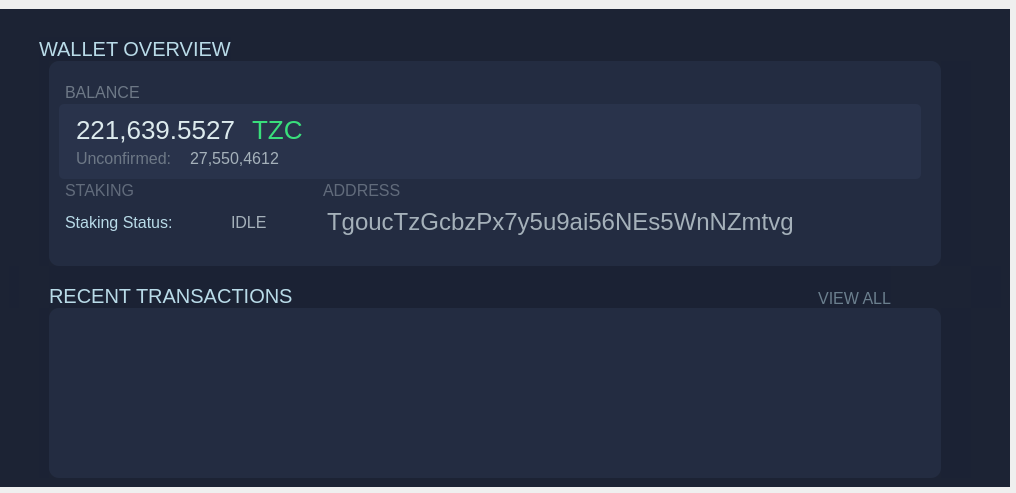
<?xml version="1.0" encoding="UTF-8"?>
<ui version="4.0">
 <class>OverviewPage</class>
 <widget class="QWidget" name="OverviewPage">
  <property name="enabled">
   <bool>true</bool>
  </property>
  <property name="geometry">
   <rect>
    <x>0</x>
    <y>0</y>
    <width>1016</width>
    <height>493</height>
   </rect>
  </property>
  <property name="windowTitle">
   <string>Form</string>
  </property>
  <property name="autoFillBackground">
   <bool>false</bool>
  </property>
  <property name="styleSheet">
   <string notr="true"/>
  </property>
  <layout class="QGridLayout" name="gridLayout">
   <property name="leftMargin">
    <number>0</number>
   </property>
   <property name="topMargin">
    <number>9</number>
   </property>
   <property name="rightMargin">
    <number>6</number>
   </property>
   <property name="bottomMargin">
    <number>6</number>
   </property>
   <item row="0" column="0">
    <layout class="QHBoxLayout" name="horizontalLayout" stretch="0">
     <property name="spacing">
      <number>0</number>
     </property>
     <property name="rightMargin">
      <number>0</number>
     </property>
     <item>
      <widget class="QWidget" name="widget_2" native="true">
       <property name="styleSheet">
        <string notr="true">background-color:#1c2334;
</string>
       </property>
       <layout class="QGridLayout" name="gridLayout_6">
        <item row="0" column="0">
         <layout class="QVBoxLayout" name="verticalLayout_2" stretch="1,3,1,4">
          <property name="spacing">
           <number>0</number>
          </property>
          <item>
           <layout class="QVBoxLayout" name="WALLET_TITLE">
            <property name="spacing">
             <number>0</number>
            </property>
            <property name="sizeConstraint">
             <enum>QLayout::SetDefaultConstraint</enum>
            </property>
            <property name="bottomMargin">
             <number>0</number>
            </property>
            <item>
             <layout class="QHBoxLayout" name="WalletTitle" stretch="0,0,0,0">
              <property name="spacing">
               <number>0</number>
              </property>
              <item>
               <spacer name="horizontalSpacer_12">
                <property name="orientation">
                 <enum>Qt::Horizontal</enum>
                </property>
                <property name="sizeType">
                 <enum>QSizePolicy::Fixed</enum>
                </property>
                <property name="sizeHint" stdset="0">
                 <size>
                  <width>30</width>
                  <height>20</height>
                 </size>
                </property>
               </spacer>
              </item>
              <item alignment="Qt::AlignBottom">
               <widget class="QLabel" name="label">
                <property name="sizePolicy">
                 <sizepolicy hsizetype="Preferred" vsizetype="Preferred">
                  <horstretch>0</horstretch>
                  <verstretch>0</verstretch>
                 </sizepolicy>
                </property>
                <property name="minimumSize">
                 <size>
                  <width>0</width>
                  <height>0</height>
                 </size>
                </property>
                <property name="maximumSize">
                 <size>
                  <width>16777215</width>
                  <height>16777215</height>
                 </size>
                </property>
                <property name="styleSheet">
                 <string notr="true">color:#b9dbe8;
background-color:#1b2234;
font-size: 20px;

</string>
                </property>
                <property name="text">
                 <string>WALLET OVERVIEW</string>
                </property>
                <property name="alignment">
                 <set>Qt::AlignBottom|Qt::AlignLeading|Qt::AlignLeft</set>
                </property>
                <property name="margin">
                 <number>15</number>
                </property>
               </widget>
              </item>
              <item>
               <spacer name="horizontalSpacer_9">
                <property name="orientation">
                 <enum>Qt::Horizontal</enum>
                </property>
                <property name="sizeHint" stdset="0">
                 <size>
                  <width>40</width>
                  <height>20</height>
                 </size>
                </property>
               </spacer>
              </item>
              <item>
               <widget class="QLabel" name="labelWalletStatus">
                <property name="text">
                 <string/>
                </property>
               </widget>
              </item>
             </layout>
            </item>
           </layout>
          </item>
          <item>
           <layout class="QVBoxLayout" name="BALANCE_CONTENT">
            <property name="spacing">
             <number>0</number>
            </property>
            <item>
             <layout class="QHBoxLayout" name="horizontalLayout_2">
              <property name="spacing">
               <number>0</number>
              </property>
              <property name="leftMargin">
               <number>30</number>
              </property>
              <property name="topMargin">
               <number>0</number>
              </property>
              <property name="rightMargin">
               <number>30</number>
              </property>
              <item>
               <widget class="QLabel" name="label_2">
                <property name="minimumSize">
                 <size>
                  <width>10</width>
                  <height>0</height>
                 </size>
                </property>
                <property name="maximumSize">
                 <size>
                  <width>10</width>
                  <height>16777215</height>
                 </size>
                </property>
                <property name="styleSheet">
                 <string notr="true">background-color:#1b2234;

</string>
                </property>
               </widget>
              </item>
              <item>
               <widget class="QWidget" name="widget_4" native="true">
                <property name="sizePolicy">
                 <sizepolicy hsizetype="Preferred" vsizetype="Preferred">
                  <horstretch>0</horstretch>
                  <verstretch>0</verstretch>
                 </sizepolicy>
                </property>
                <property name="maximumSize">
                 <size>
                  <width>16777215</width>
                  <height>250</height>
                 </size>
                </property>
                <property name="styleSheet">
                 <string notr="true">background:#232c41;
padding:2px;
border-radius:10px;
</string>
                </property>
                <layout class="QGridLayout" name="gridLayout_3">
                 <property name="leftMargin">
                  <number>10</number>
                 </property>
                 <property name="topMargin">
                  <number>20</number>
                 </property>
                 <property name="rightMargin">
                  <number>10</number>
                 </property>
                 <item row="0" column="0">
                  <layout class="QVBoxLayout" name="verticalLayout_3" stretch="1,3,1,1,0">
                   <property name="spacing">
                    <number>0</number>
                   </property>
                   <property name="sizeConstraint">
                    <enum>QLayout::SetNoConstraint</enum>
                   </property>
                   <item>
                    <layout class="QHBoxLayout" name="horizontalLayout_5">
                     <property name="spacing">
                      <number>0</number>
                     </property>
                     <item>
                      <widget class="QLabel" name="label_5">
                       <property name="styleSheet">
                        <string notr="true">color:#6d7886;
font-size:16px;</string>
                       </property>
                       <property name="text">
                        <string>BALANCE</string>
                       </property>
                      </widget>
                     </item>
                     <item>
                      <spacer name="horizontalSpacer">
                       <property name="orientation">
                        <enum>Qt::Horizontal</enum>
                       </property>
                       <property name="sizeHint" stdset="0">
                        <size>
                         <width>40</width>
                         <height>20</height>
                        </size>
                       </property>
                      </spacer>
                     </item>
                     <item>
                      <widget class="QLabel" name="labelAlerts">
                       <property name="styleSheet">
                        <string notr="true">color:red;</string>
                       </property>
                       <property name="text">
                        <string/>
                       </property>
                      </widget>
                     </item>
                    </layout>
                   </item>
                   <item>
                    <layout class="QHBoxLayout" name="horizontalLayout_6">
                     <property name="spacing">
                      <number>0</number>
                     </property>
                     <item>
                      <widget class="QWidget" name="widget_5" native="true">
                       <property name="sizePolicy">
                        <sizepolicy hsizetype="Preferred" vsizetype="Preferred">
                         <horstretch>0</horstretch>
                         <verstretch>0</verstretch>
                        </sizepolicy>
                       </property>
                       <property name="maximumSize">
                        <size>
                         <width>16777215</width>
                         <height>90</height>
                        </size>
                       </property>
                       <property name="sizeIncrement">
                        <size>
                         <width>0</width>
                         <height>0</height>
                        </size>
                       </property>
                       <property name="styleSheet">
                        <string notr="true">background:#29334b;
padding:2px;
border-radius:5px;
shadow:3px;</string>
                       </property>
                       <layout class="QGridLayout" name="gridLayout_2">
                        <item row="0" column="0">
                         <layout class="QVBoxLayout" name="verticalLayout_4">
                          <property name="spacing">
                           <number>0</number>
                          </property>
                          <item>
                           <layout class="QHBoxLayout" name="horizontalLayout_13">
                            <item>
                             <widget class="QLabel" name="labelTotal">
                              <property name="sizePolicy">
                               <sizepolicy hsizetype="Preferred" vsizetype="Preferred">
                                <horstretch>0</horstretch>
                                <verstretch>0</verstretch>
                               </sizepolicy>
                              </property>
                              <property name="minimumSize">
                               <size>
                                <width>0</width>
                                <height>0</height>
                               </size>
                              </property>
                              <property name="font">
                               <font>
                                <pointsize>-1</pointsize>
                               </font>
                              </property>
                              <property name="styleSheet">
                               <string notr="true">color:#dceaed;
font-size:26px;</string>
                              </property>
                              <property name="text">
                               <string>221,639.5527</string>
                              </property>
                              <property name="alignment">
                               <set>Qt::AlignLeading|Qt::AlignLeft|Qt::AlignVCenter</set>
                              </property>
                             </widget>
                            </item>
                            <item>
                             <widget class="QLabel" name="label_9">
                              <property name="styleSheet">
                               <string notr="true">font-size:26px;
color:#39df7b;</string>
                              </property>
                              <property name="text">
                               <string>TZC</string>
                              </property>
                              <property name="alignment">
                               <set>Qt::AlignLeading|Qt::AlignLeft|Qt::AlignVCenter</set>
                              </property>
                             </widget>
                            </item>
                            <item>
                             <spacer name="horizontalSpacer_6">
                              <property name="orientation">
                               <enum>Qt::Horizontal</enum>
                              </property>
                              <property name="sizeHint" stdset="0">
                               <size>
                                <width>40</width>
                                <height>20</height>
                               </size>
                              </property>
                             </spacer>
                            </item>
                           </layout>
                          </item>
                          <item>
                           <layout class="QHBoxLayout" name="horizontalLayout_15">
                            <property name="spacing">
                             <number>6</number>
                            </property>
                            <property name="sizeConstraint">
                             <enum>QLayout::SetDefaultConstraint</enum>
                            </property>
                            <property name="topMargin">
                             <number>0</number>
                            </property>
                            <property name="bottomMargin">
                             <number>0</number>
                            </property>
                            <item>
                             <spacer name="horizontalSpacer_2">
                              <property name="orientation">
                               <enum>Qt::Horizontal</enum>
                              </property>
                              <property name="sizeType">
                               <enum>QSizePolicy::Fixed</enum>
                              </property>
                              <property name="sizeHint" stdset="0">
                               <size>
                                <width>2</width>
                                <height>20</height>
                               </size>
                              </property>
                             </spacer>
                            </item>
                            <item>
                             <widget class="QLabel" name="label_54">
                              <property name="styleSheet">
                               <string notr="true">color:#6d7886;
font-size:16px;</string>
                              </property>
                              <property name="text">
                               <string>Unconfirmed:</string>
                              </property>
                             </widget>
                            </item>
                            <item>
                             <widget class="QLabel" name="labelUnconfirmed">
                              <property name="styleSheet">
                               <string notr="true">color:#a5b1ba;
font-size:16px;</string>
                              </property>
                              <property name="text">
                               <string>27,550,4612</string>
                              </property>
                             </widget>
                            </item>
                            <item>
                             <spacer name="horizontalSpacer_8">
                              <property name="orientation">
                               <enum>Qt::Horizontal</enum>
                              </property>
                              <property name="sizeHint" stdset="0">
                               <size>
                                <width>40</width>
                                <height>20</height>
                               </size>
                              </property>
                             </spacer>
                            </item>
                           </layout>
                          </item>
                         </layout>
                        </item>
                       </layout>
                      </widget>
                     </item>
                     <item>
                      <spacer name="horizontalSpacer_3">
                       <property name="orientation">
                        <enum>Qt::Horizontal</enum>
                       </property>
                       <property name="sizeType">
                        <enum>QSizePolicy::Fixed</enum>
                       </property>
                       <property name="sizeHint" stdset="0">
                        <size>
                         <width>10</width>
                         <height>20</height>
                        </size>
                       </property>
                      </spacer>
                     </item>
                    </layout>
                   </item>
                   <item>
                    <layout class="QHBoxLayout" name="horizontalLayout_7" stretch="0">
                     <property name="spacing">
                      <number>6</number>
                     </property>
                     <property name="bottomMargin">
                      <number>0</number>
                     </property>
                     <item>
                      <layout class="QHBoxLayout" name="horizontalLayout_10">
                       <item>
                        <widget class="QLabel" name="label_17">
                         <property name="sizePolicy">
                          <sizepolicy hsizetype="Fixed" vsizetype="Preferred">
                           <horstretch>0</horstretch>
                           <verstretch>0</verstretch>
                          </sizepolicy>
                         </property>
                         <property name="minimumSize">
                          <size>
                           <width>252</width>
                           <height>0</height>
                          </size>
                         </property>
                         <property name="styleSheet">
                          <string notr="true">color:#616b7b;
font-size:16px;
</string>
                         </property>
                         <property name="text">
                          <string>STAKING</string>
                         </property>
                        </widget>
                       </item>
                       <item>
                        <widget class="QLabel" name="label_18">
                         <property name="styleSheet">
                          <string notr="true">color:#616b7b;
font-size:16px;</string>
                         </property>
                         <property name="text">
                          <string>ADDRESS</string>
                         </property>
                        </widget>
                       </item>
                      </layout>
                     </item>
                    </layout>
                   </item>
                   <item>
                    <layout class="QHBoxLayout" name="horizontalLayout_8">
                     <property name="spacing">
                      <number>0</number>
                     </property>
                     <item>
                      <layout class="QHBoxLayout" name="horizontalLayout_11">
                       <property name="spacing">
                        <number>5</number>
                       </property>
                       <item>
                        <widget class="QLabel" name="label_19">
                         <property name="sizePolicy">
                          <sizepolicy hsizetype="Fixed" vsizetype="Preferred">
                           <horstretch>0</horstretch>
                           <verstretch>0</verstretch>
                          </sizepolicy>
                         </property>
                         <property name="sizeIncrement">
                          <size>
                           <width>0</width>
                           <height>0</height>
                          </size>
                         </property>
                         <property name="baseSize">
                          <size>
                           <width>0</width>
                           <height>0</height>
                          </size>
                         </property>
                         <property name="styleSheet">
                          <string notr="true">color:#b9dbe8;
font-size:16px;</string>
                         </property>
                         <property name="text">
                          <string>Staking Status:</string>
                         </property>
                         <property name="alignment">
                          <set>Qt::AlignLeading|Qt::AlignLeft|Qt::AlignVCenter</set>
                         </property>
                        </widget>
                       </item>
                       <item>
                        <widget class="QPushButton" name="stakeingDot">
                         <property name="sizePolicy">
                          <sizepolicy hsizetype="Fixed" vsizetype="Fixed">
                           <horstretch>0</horstretch>
                           <verstretch>0</verstretch>
                          </sizepolicy>
                         </property>
                         <property name="styleSheet">
                          <string notr="true"/>
                         </property>
                         <property name="text">
                          <string/>
                         </property>
                        </widget>
                       </item>
                       <item>
                        <widget class="QLabel" name="labelStakingStatus">
                         <property name="sizePolicy">
                          <sizepolicy hsizetype="Fixed" vsizetype="Preferred">
                           <horstretch>0</horstretch>
                           <verstretch>0</verstretch>
                          </sizepolicy>
                         </property>
                         <property name="minimumSize">
                          <size>
                           <width>59</width>
                           <height>0</height>
                          </size>
                         </property>
                         <property name="styleSheet">
                          <string notr="true">color:#a5b1ba;
font-size: 16px;</string>
                         </property>
                         <property name="text">
                          <string>IDLE</string>
                         </property>
                         <property name="alignment">
                          <set>Qt::AlignLeading|Qt::AlignLeft|Qt::AlignVCenter</set>
                         </property>
                        </widget>
                       </item>
                       <item>
                        <spacer name="horizontalSpacer_10">
                         <property name="orientation">
                          <enum>Qt::Horizontal</enum>
                         </property>
                         <property name="sizeType">
                          <enum>QSizePolicy::Fixed</enum>
                         </property>
                         <property name="sizeHint" stdset="0">
                          <size>
                           <width>30</width>
                           <height>20</height>
                          </size>
                         </property>
                        </spacer>
                       </item>
                       <item>
                        <widget class="QLabel" name="labelAddressAccount">
                         <property name="font">
                          <font>
                           <pointsize>-1</pointsize>
                          </font>
                         </property>
                         <property name="styleSheet">
                          <string notr="true">color:#a5b1ba;
font-size:24px;</string>
                         </property>
                         <property name="text">
                          <string>TgoucTzGcbzPx7y5u9ai56NEs5WnNZmtvg</string>
                         </property>
                         <property name="alignment">
                          <set>Qt::AlignLeading|Qt::AlignLeft|Qt::AlignVCenter</set>
                         </property>
                        </widget>
                       </item>
                       <item>
                        <spacer name="horizontalSpacer_4">
                         <property name="orientation">
                          <enum>Qt::Horizontal</enum>
                         </property>
                         <property name="sizeType">
                          <enum>QSizePolicy::Fixed</enum>
                         </property>
                         <property name="sizeHint" stdset="0">
                          <size>
                           <width>10</width>
                           <height>20</height>
                          </size>
                         </property>
                        </spacer>
                       </item>
                       <item>
                        <widget class="QPushButton" name="btn_copyClipboard">
                         <property name="minimumSize">
                          <size>
                           <width>40</width>
                           <height>40</height>
                          </size>
                         </property>
                         <property name="styleSheet">
                          <string notr="true">QPushButton::pressed{
border:0px;
background-image:url(:/icons/copyclipboard_small);
title:none;
width:15px;height:18px;
background-repeat:no-repeat;
background-position: center;
outline: none;
  box-shadow: 0px 0px 0px 1px rgba(0, 0, 0, 0.1) inset,
  0px 1px 4px 0px rgba(0, 0, 0, 0.1) inset !important;
}
QPushButton{
border:0px;
background-image:url(:/icons/copyclipboard_small);
title:none;
width:15px;height:18px;
background-repeat:no-repeat;
background-position: center;
outline: none;
}

</string>
                         </property>
                         <property name="text">
                          <string/>
                         </property>
                        </widget>
                       </item>
                       <item>
                        <spacer name="horizontalSpacer_5">
                         <property name="orientation">
                          <enum>Qt::Horizontal</enum>
                         </property>
                         <property name="sizeType">
                          <enum>QSizePolicy::Fixed</enum>
                         </property>
                         <property name="sizeHint" stdset="0">
                          <size>
                           <width>5</width>
                           <height>20</height>
                          </size>
                         </property>
                        </spacer>
                       </item>
                       <item>
                        <widget class="QPushButton" name="btn_showQR">
                         <property name="minimumSize">
                          <size>
                           <width>40</width>
                           <height>40</height>
                          </size>
                         </property>
                         <property name="styleSheet">
                          <string notr="true">QPushButton::pressed{
border:0px;
background-image:url(:/icons/qr_green);
title:none;
width:15px;height:18px;
background-repeat:no-repeat;
background-position: center;
outline: none;
  box-shadow: 0px 0px 0px 1px rgba(0, 0, 0, 0.1) inset,
  0px 1px 4px 0px rgba(0, 0, 0, 0.1) inset !important;
}
QPushButton{
border:0px;
background-image:url(:/icons/qr_green);
title:none;
width:15px;height:18px;
background-repeat:no-repeat;
background-position: center;
outline: none;
}</string>
                         </property>
                         <property name="text">
                          <string/>
                         </property>
                        </widget>
                       </item>
                       <item>
                        <spacer name="horizontalSpacer_7">
                         <property name="orientation">
                          <enum>Qt::Horizontal</enum>
                         </property>
                         <property name="sizeType">
                          <enum>QSizePolicy::Fixed</enum>
                         </property>
                         <property name="sizeHint" stdset="0">
                          <size>
                           <width>20</width>
                           <height>20</height>
                          </size>
                         </property>
                        </spacer>
                       </item>
                      </layout>
                     </item>
                    </layout>
                   </item>
                   <item>
                    <spacer name="verticalSpacer">
                     <property name="orientation">
                      <enum>Qt::Vertical</enum>
                     </property>
                     <property name="sizeType">
                      <enum>QSizePolicy::Fixed</enum>
                     </property>
                     <property name="sizeHint" stdset="0">
                      <size>
                       <width>20</width>
                       <height>15</height>
                      </size>
                     </property>
                    </spacer>
                   </item>
                  </layout>
                 </item>
                </layout>
               </widget>
              </item>
              <item>
               <widget class="QLabel" name="label_4">
                <property name="minimumSize">
                 <size>
                  <width>30</width>
                  <height>0</height>
                 </size>
                </property>
                <property name="maximumSize">
                 <size>
                  <width>30</width>
                  <height>16777215</height>
                 </size>
                </property>
                <property name="styleSheet">
                 <string notr="true">background-color:#1b2234;

</string>
                </property>
               </widget>
              </item>
             </layout>
            </item>
           </layout>
          </item>
          <item>
           <layout class="QVBoxLayout" name="TRANSACTION_TITLE">
            <item>
             <layout class="QHBoxLayout" name="horizontalLayout_3" stretch="2,0,10,5,0,0,1">
              <property name="spacing">
               <number>0</number>
              </property>
              <item>
               <widget class="QLabel" name="label_6">
                <property name="maximumSize">
                 <size>
                  <width>10</width>
                  <height>16777215</height>
                 </size>
                </property>
                <property name="styleSheet">
                 <string notr="true">background-color:#1b2234;
</string>
                </property>
                <property name="text">
                 <string>&lt;html&gt;&lt;head/&gt;&lt;body&gt;&lt;p&gt;&lt;br/&gt;&lt;/p&gt;&lt;/body&gt;&lt;/html&gt;</string>
                </property>
               </widget>
              </item>
              <item>
               <spacer name="horizontalSpacer_13">
                <property name="orientation">
                 <enum>Qt::Horizontal</enum>
                </property>
                <property name="sizeType">
                 <enum>QSizePolicy::Fixed</enum>
                </property>
                <property name="sizeHint" stdset="0">
                 <size>
                  <width>30</width>
                  <height>20</height>
                 </size>
                </property>
               </spacer>
              </item>
              <item>
               <widget class="QLabel" name="label_7">
                <property name="styleSheet">
                 <string notr="true">background-color:#1b2234;
color:#b9dbe8;
font-size:20px;</string>
                </property>
                <property name="text">
                 <string>RECENT TRANSACTIONS</string>
                </property>
                <property name="alignment">
                 <set>Qt::AlignBottom|Qt::AlignLeading|Qt::AlignLeft</set>
                </property>
                <property name="margin">
                 <number>10</number>
                </property>
               </widget>
              </item>
              <item>
               <widget class="QLabel" name="label_10">
                <property name="minimumSize">
                 <size>
                  <width>100</width>
                  <height>0</height>
                 </size>
                </property>
                <property name="maximumSize">
                 <size>
                  <width>150</width>
                  <height>16777215</height>
                 </size>
                </property>
                <property name="styleSheet">
                 <string notr="true">background-color:#1b2234;
color:#6b7f8e;
font-size:16px;</string>
                </property>
                <property name="text">
                 <string>VIEW ALL</string>
                </property>
                <property name="alignment">
                 <set>Qt::AlignBottom|Qt::AlignRight|Qt::AlignTrailing</set>
                </property>
                <property name="margin">
                 <number>10</number>
                </property>
               </widget>
              </item>
              <item>
               <widget class="QPushButton" name="show_tx">
                <property name="sizePolicy">
                 <sizepolicy hsizetype="Minimum" vsizetype="Expanding">
                  <horstretch>0</horstretch>
                  <verstretch>0</verstretch>
                 </sizepolicy>
                </property>
                <property name="minimumSize">
                 <size>
                  <width>0</width>
                  <height>0</height>
                 </size>
                </property>
                <property name="styleSheet">
                 <string notr="true">QPushButton::pressed{
border:0px;
background-image: url(:/icons/history_small);
background-repeat:no-repeat;
background-position: bottom;
margin:11px;
width:18px;
height:18px;
background-size:cover;
outline: none;
box-shadow: 0px 0px 0px 1px rgba(0, 0, 0, 0.1) inset,
  0px 1px 4px 0px rgba(0, 0, 0, 0.1) inset !important;
}
QPushButton{
border:0px;
background-image: url(:/icons/history_small);
background-repeat:no-repeat;
background-position: bottom;
margin:11px;
width:18px;
height:18px;
background-size:cover;
outline: none;
}
                     
                 </string>
                </property>
                <property name="text">
                 <string/>
                </property>
                <property name="iconSize">
                 <size>
                  <width>12</width>
                  <height>12</height>
                 </size>
                </property>
               </widget>
              </item>
              <item>
               <spacer name="horizontalSpacer_11">
                <property name="orientation">
                 <enum>Qt::Horizontal</enum>
                </property>
                <property name="sizeHint" stdset="0">
                 <size>
                  <width>40</width>
                  <height>20</height>
                 </size>
                </property>
               </spacer>
              </item>
              <item>
               <widget class="QLabel" name="label_8">
                <property name="minimumSize">
                 <size>
                  <width>30</width>
                  <height>0</height>
                 </size>
                </property>
                <property name="maximumSize">
                 <size>
                  <width>30</width>
                  <height>16777215</height>
                 </size>
                </property>
                <property name="styleSheet">
                 <string notr="true">background-color:#1b2234;
color:#badce9;</string>
                </property>
               </widget>
              </item>
             </layout>
            </item>
           </layout>
          </item>
          <item>
           <layout class="QGridLayout" name="gridLayout_5">
            <property name="leftMargin">
             <number>0</number>
            </property>
            <property name="rightMargin">
             <number>0</number>
            </property>
            <item row="0" column="0">
             <layout class="QHBoxLayout" name="horizontalLayout_4">
              <property name="spacing">
               <number>0</number>
              </property>
              <property name="leftMargin">
               <number>30</number>
              </property>
              <property name="rightMargin">
               <number>30</number>
              </property>
              <item>
               <widget class="QLabel" name="label_11">
                <property name="minimumSize">
                 <size>
                  <width>10</width>
                  <height>0</height>
                 </size>
                </property>
                <property name="maximumSize">
                 <size>
                  <width>10</width>
                  <height>16777215</height>
                 </size>
                </property>
                <property name="styleSheet">
                 <string notr="true">background-color:#1b2234;</string>
                </property>
                <property name="text">
                 <string/>
                </property>
               </widget>
              </item>
              <item>
               <layout class="QGridLayout" name="gridLayout_7">
                <item row="0" column="0">
                 <widget class="QListView" name="listTransactions">
                  <property name="sizePolicy">
                   <sizepolicy hsizetype="Preferred" vsizetype="Preferred">
                    <horstretch>0</horstretch>
                    <verstretch>0</verstretch>
                   </sizepolicy>
                  </property>
                  <property name="styleSheet">
                   <string notr="true">background:#232c41;
padding:2px;
border-radius:10px;
font-size:14px;
</string>
                  </property>
                  <property name="lineWidth">
                   <number>2</number>
                  </property>
                  <property name="sizeAdjustPolicy">
                   <enum>QAbstractScrollArea::AdjustToContents</enum>
                  </property>
                  <property name="alternatingRowColors">
                   <bool>false</bool>
                  </property>
                 </widget>
                </item>
               </layout>
              </item>
              <item>
               <widget class="QLabel" name="label_12">
                <property name="minimumSize">
                 <size>
                  <width>30</width>
                  <height>0</height>
                 </size>
                </property>
                <property name="maximumSize">
                 <size>
                  <width>30</width>
                  <height>16777215</height>
                 </size>
                </property>
                <property name="styleSheet">
                 <string notr="true">background-color:#1b2234;
</string>
                </property>
               </widget>
              </item>
             </layout>
            </item>
           </layout>
          </item>
         </layout>
        </item>
       </layout>
      </widget>
     </item>
    </layout>
   </item>
  </layout>
 </widget>
 <resources/>
 <connections/>
</ui>
